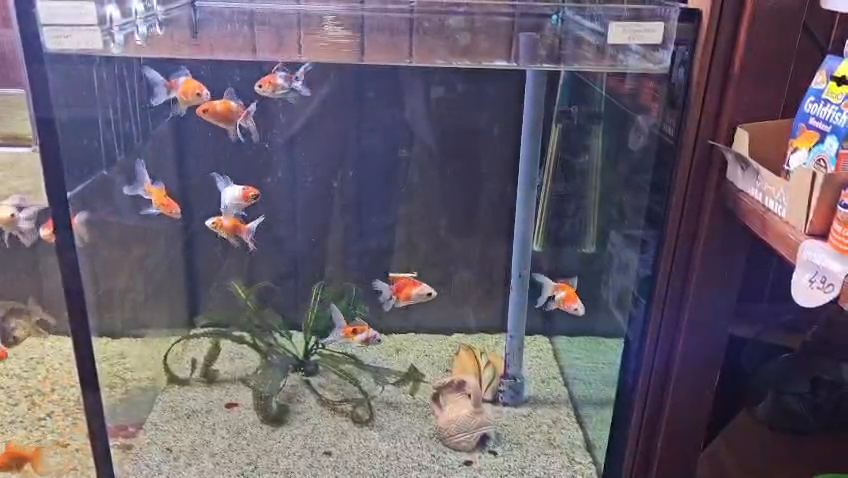
#> input picture frame 52 of fish.mp4, 848 x 478 px
$ python multi_ukf_tracking.py
#> lines starting #> are read from the running program, lines starting #| are printed output that depends on the picture; after the words box and inside, x2 and y2 are one past the last pixel; in counts of white or black regions, pixels touching at a corner belong together
import cv2
import numpy as np
from filterpy.kalman import UnscentedKalmanFilter as UKF
from filterpy.kalman import MerweScaledSigmaPoints

# --- FUNZIONE PER CREARE UN NUOVO FILTRO PER OGNI PESCE ---
def create_ukf(start_x, start_y):
    def transition_func(x, dt):
        F = np.array([[1, 0, dt, 0], [0, 1, 0, dt], [0, 0, 1, 0], [0, 0, 0, 1]])
        return F @ x
    def measurement_func(x):
        return np.array([x[0], x[1]])

    sigmas = MerweScaledSigmaPoints(4, alpha=.1, beta=2., kappa=1.)
    new_ukf = UKF(dim_x=4, dim_z=2, fx=transition_func, hx=measurement_func, dt=0.033, points=sigmas)
    new_ukf.x = np.array([start_x, start_y, 0, 0])
    new_ukf.R = np.eye(2) * 5
    new_ukf.Q = np.eye(4) * 0.1
    return new_ukf

# --- ELABORAZIONE VIDEO ---
cap = cv2.VideoCapture('fish.mp4')
ret, prev_frame = cap.read()
#> prev_frame is the input picture: shape (478, 848, 3); mean B, G, R 108.5, 96.2, 104.7
prev_gray = cv2.cvtColor(prev_frame, cv2.COLOR_BGR2GRAY)
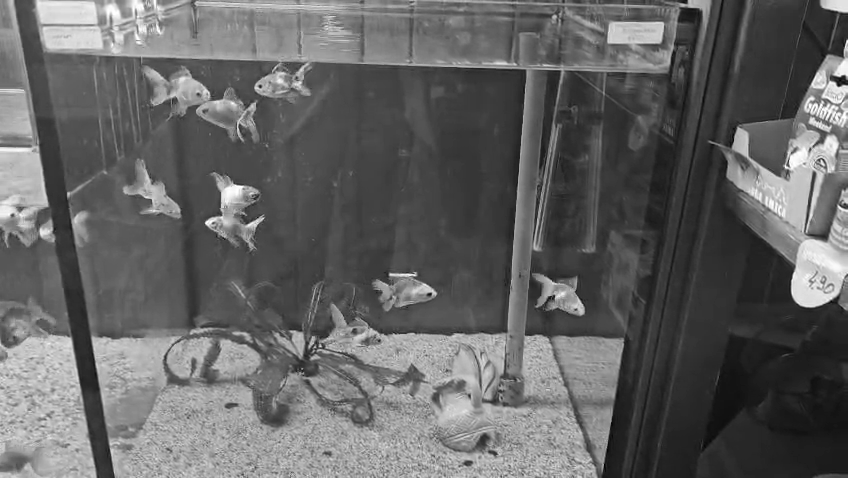
#> prev_gray: shape (478, 848); min 0, max 255, mean 100.1
fourcc = cv2.VideoWriter_fourcc(*'mp4v')
out = cv2.VideoWriter('multi_tracking_pesci.mp4', fourcc, 30, (prev_frame.shape[1], prev_frame.shape[0]))

trackers = [] # Lista che conterrà i nostri filtri UKF

while cap.isOpened():
    ret, frame = cap.read()
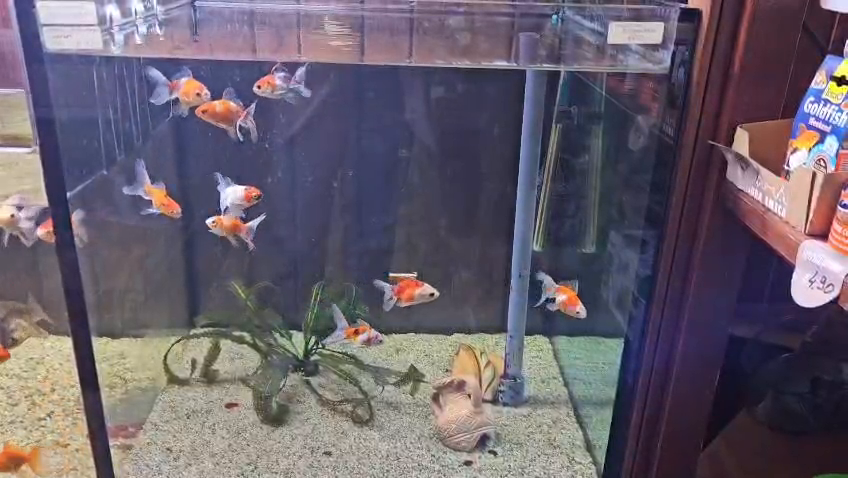
#> input picture frame 53 of fish.mp4, 848 x 478 px
#> frame is the input picture: shape (478, 848, 3); mean B, G, R 108.2, 96, 104.5
    if not ret: break

    gray = cv2.cvtColor(frame, cv2.COLOR_BGR2GRAY)
    diff = cv2.absdiff(gray, prev_gray)
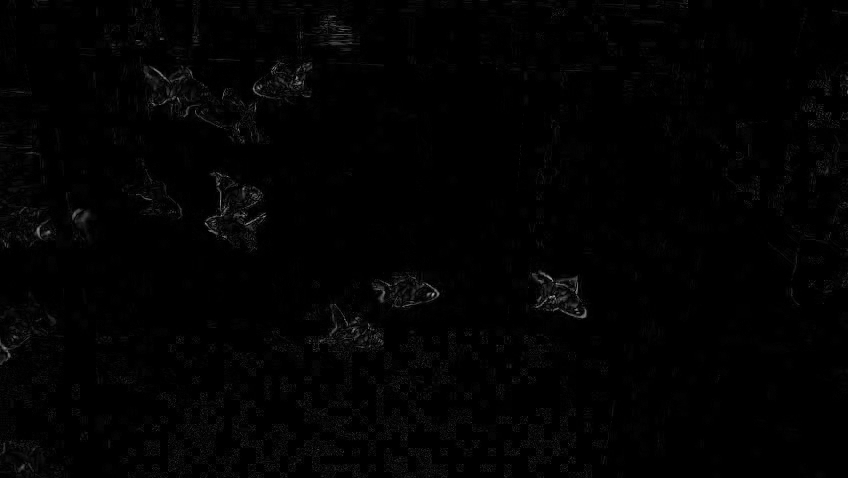
#> diff: shape (478, 848); min 0, max 168, mean 2.4
    _, event_sim = cv2.threshold(diff, 28, 255, cv2.THRESH_BINARY)
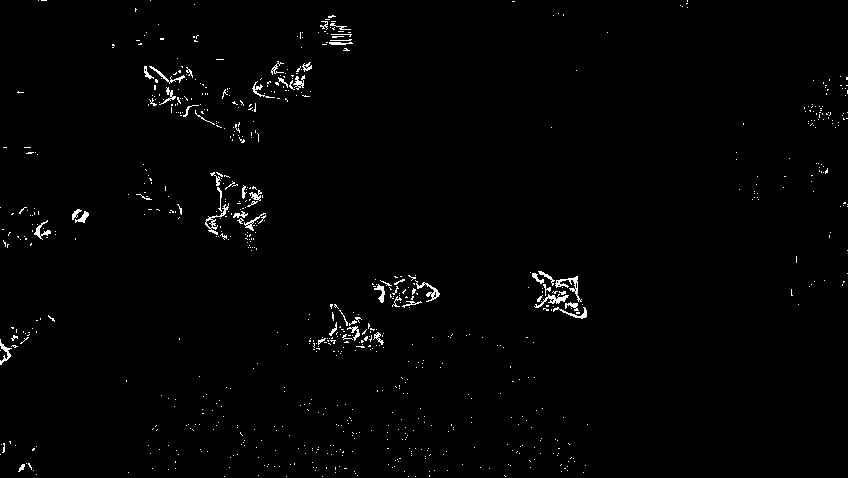
#> event_sim: shape (478, 848); 1.2% white in thin lines or dots
    prev_gray = gray.copy()
    display = cv2.cvtColor(event_sim, cv2.COLOR_GRAY2BGR)
#> display: shape (478, 848, 3); 1.2% white in thin lines or dots

    contours, _ = cv2.findContours(event_sim, cv2.RETR_EXTERNAL, cv2.CHAIN_APPROX_SIMPLE)
#> contours = 808 contours, 778 with area under 20; largest, box (x1, y1, x2, y2) and area: (555, 276, 582, 302) 116, (205, 203, 229, 235) 114, (534, 294, 569, 308) 103, (415, 280, 440, 302) 97, (553, 307, 587, 319) 66

    current_measurements = []
    for cnt in contours:
        if 100 < cv2.contourArea(cnt) < 3000:
            x, y, w, h = cv2.boundingRect(cnt)
            cx, cy = x + w/2, y + h/2
            current_measurements.append({'pos': np.array([cx, cy]), 'rect': (x, y, w, h)})
#> this loop made 808 passes
#> (x, y, w, h, cx, cy) on passes 392, 424, 521: (534, 294, 35, 14, 551.5, 301), (555, 276, 27, 26, 568.5, 289), (205, 203, 24, 32, 217, 219)
#> cnt on passes 1 to 6: [[415, 476]], [[408, 476]], [[322, 476]], [[286, 476]], [[224, 476]], [[504, 475], [505, 476]]
#> after the loop, current_measurements = 3 items

    # AGGIORNAMENTO FILTRI ESISTENTI
    assigned_measurements = set()
    for ukf in trackers:
        ukf.predict()
        # Cerchiamo la misura più vicina per questo tracker
        best_dist = 60 # Raggio massimo di aggancio
        best_idx = -1
        for i, m in enumerate(current_measurements):
            dist = np.linalg.norm(m['pos'] - ukf.x[:2])
            if dist < best_dist:
                best_dist = dist
                best_idx = i

        if best_idx != -1:
            ukf.update(current_measurements[best_idx]['pos'])
            assigned_measurements.add(best_idx)
            # Disegno
            ex, ey = int(ukf.x[0]), int(ukf.x[1])
            cv2.circle(display, (ex, ey), 8, (0, 255, 0), 2) # UKF Verde
            x, y, w, h = current_measurements[best_idx]['rect']
            cv2.rectangle(display, (x, y), (x+w, y+h), (0, 0, 255), 1) # Box Rosso
#> after the loop, assigned_measurements = 0 items

    # CREAZIONE NUOVI TRACKER PER MISURE NON ASSEGNATE
    for i, m in enumerate(current_measurements):
        if i not in assigned_measurements:
#> (the run stopped early here; a loop or call above may not have finished)

$ run again, starting later in the video
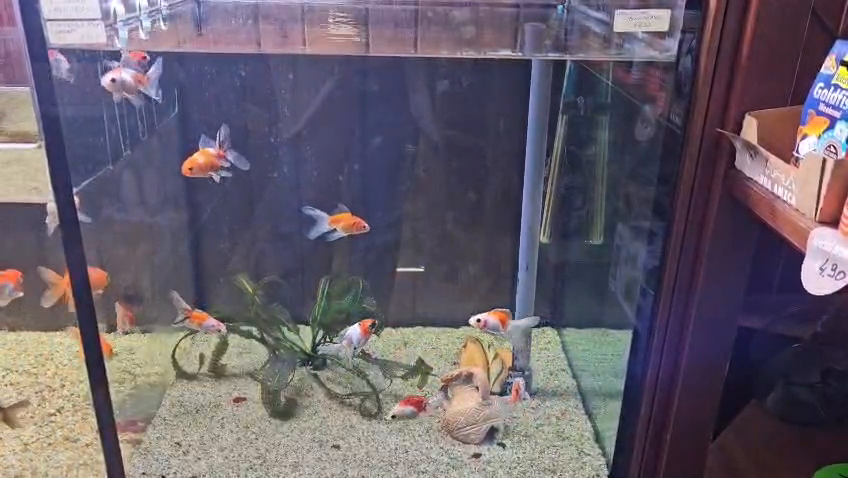
#> input picture frame 235 of fish.mp4, 848 x 478 px
#> prev_frame is the input picture: shape (478, 848, 3); mean B, G, R 107.1, 95.4, 103.7
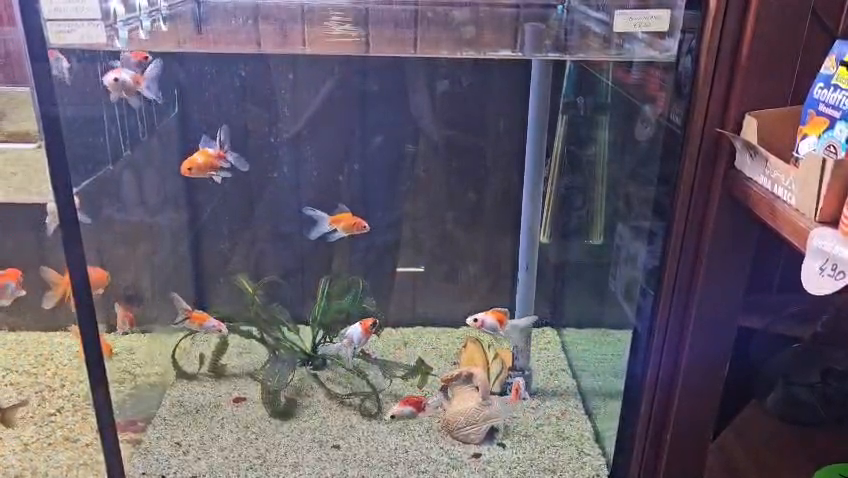
#> input picture frame 236 of fish.mp4, 848 x 478 px
#> frame is the input picture: shape (478, 848, 3); mean B, G, R 107.1, 95.4, 103.7
#> `_, event_sim = cv2.threshold(diff, 28, 255, cv2.THRESH_BINARY)`:
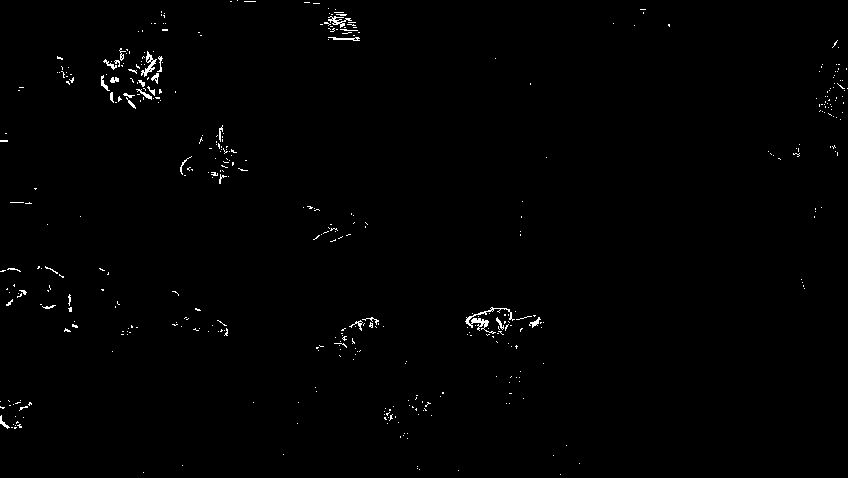
#> event_sim: shape (478, 848); 0.7% white in thin lines or dots
#> display: shape (478, 848, 3); 0.7% white in thin lines or dots
#> contours = 437 contours, 424 with area under 20; largest, box (x1, y1, x2, y2) and area: (465, 307, 515, 334) 141, (141, 51, 157, 77) 105, (328, 16, 352, 28) 54, (328, 37, 360, 41) 36, (529, 317, 541, 328) 31
#> the loop `for cnt in contours:` made 437 passes
#> (x, y, w, h, cx, cy) on passes 167, 386: (465, 307, 50, 27, 490, 320.5), (141, 51, 16, 26, 149, 64)
#> after the loop `for cnt in contours:`: current_measurements = 2 items
#> after the loop `for ukf in trackers:`: assigned_measurements = 0 items
